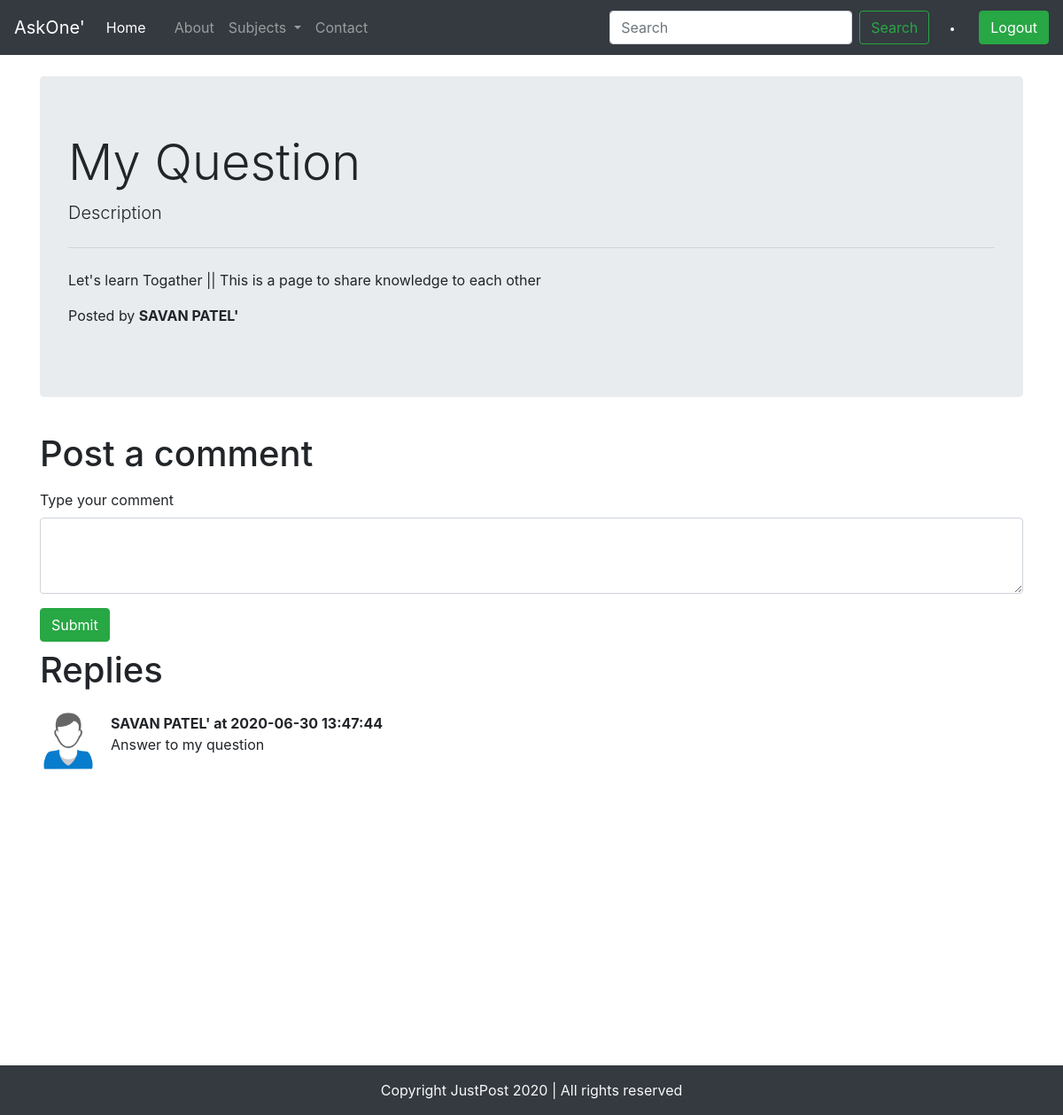
The app's page /thread.php?threadid=24 (signed in) with its own data.
### tables this page shows
CREATE TABLE `threads` (
  `thread_id` int(7) NOT NULL,
  `thread_title` varchar(255) NOT NULL,
  `thread_desc` text NOT NULL,
  `thread_user_id` int(7) NOT NULL,
  `thread_category_id` int(7) NOT NULL,
  `time_stamp` datetime NOT NULL DEFAULT current_timestamp()
);

CREATE TABLE `users` (
  `sr_no` int(8) NOT NULL,
  `image` varchar(255) NOT NULL,
  `username` varchar(50) NOT NULL,
  `user_email` varchar(30) NOT NULL,
  `user_bio` text DEFAULT NULL,
  `timestamp` datetime NOT NULL DEFAULT current_timestamp()
);

CREATE TABLE `comments` (
  `comment_id` int(8) NOT NULL,
  `comment_content` text NOT NULL,
  `thread_id` int(8) NOT NULL,
  `comment_by` int(8) NOT NULL,
  `comment_time` datetime NOT NULL DEFAULT current_timestamp()
);

### thread.php (the view, shortened to what this page needs)
<?php
include 'partials/_dbconnect.php';
    $id = $_GET['threadid'];
    $sql = "SELECT * FROM `threads` WHERE `thread_id`= $id";
    $result = mysqli_query($conn,$sql);
    while ($row = mysqli_fetch_assoc($result)){
        $title = $row['thread_title'];
    }
    ?>
<!doctype html>
<html lang="en">
<head>
    <link rel="stylesheet" href="https://stackpath.bootstrapcdn.com/bootstrap/4.5.0/css/bootstrap.min.css"
>
</head>
<body onload="loading()">
    <?php include 'partials/_header.php'; ?>
    <?php
    $id = $_GET['threadid'];
    $sql = "SELECT * FROM `threads` WHERE `thread_id`= $id";
    $result = mysqli_query($conn,$sql);
    while ($row = mysqli_fetch_assoc($result)){
        $title = $row['thread_title'];
        $desc = $row['thread_desc'];
        $user_id = $row['thread_user_id'];
        $sql2 = "SELECT username FROM `users` where sr_no=$user_id";
        $result2 = mysqli_query($conn, $sql2);
        $row2 = mysqli_fetch_assoc($result2);
        $posted_by = $row2['username'];
    }
    ?>
    <div class="container my-4">
        <div class="jumbotron">
            <h1 class="display-4"><?php echo $title; ?></h1>
            <p class="lead"><?php echo $desc; ?></p>
            <hr class="my-4">
            <p>Let's learn Togather || This is a page to share knowledge to each other
            </p>
            <p>Posted by <b><?php echo $posted_by; ?></b></p>
        </div>
    </div>
    <?php
        if (isset($_SESSION['loggedin']) && $_SESSION['loggedin'] == 1 ) {
            echo '
            <div class="container">
            <h1 class="py-2">Post a comment</h1>
            <form action="'.$_SERVER['REQUEST_URI'].'" method="post">
                <div class="form-group">
                    <label for="desc">Type your comment</label>
                    <textarea class="form-control" id="desc" name="comment" rows="3" required></textarea>
                </div>
                <button type="submit" class="btn btn-success">Submit</button>
            </form>
        </div>
            ';
        }
    ?>
    <div class="container mb-5" id="que">
        <h1 class="py-2">Replies</h1>
        <?php
    $sql = "SELECT * FROM `comments` WHERE `thread_id`= $id";
    $result = mysqli_query($conn,$sql);
    while ($row = mysqli_fetch_assoc($result)){
        $content = $row['comment_content'];
        $comment_time = $row['comment_time'];
        $user_id = $row['comment_by'];
        $sql2 = "SELECT username FROM `users` where sr_no=$user_id";
        $result2 = mysqli_query($conn, $sql2);
        $row2 = mysqli_fetch_assoc($result2);
       echo'
             <div class="media my-3">
                <img src="img/user-default.png" width="64px" class="mr-3" alt="...">
                <div class="media-body">
                    <p class="font-weight-bold my-0">'.$row2['username'].' at '.$comment_time.'</p>
                    '.$content.'
                </div>
            </div>';
    }
        ?>
    </div>
    <?php include 'partials/_footer.php'; ?>
</body>
</html>

### thread.php (style rules this page uses)
#que { min-height: 430px; }

### records on screen
threads: thread_title "My Question", thread_desc "Description"
users: username "SAVAN PATEL'"
comments: users.username "SAVAN PATEL'", comment_time "2020-06-30 13:47:44", comment_content "Answer to my question"
